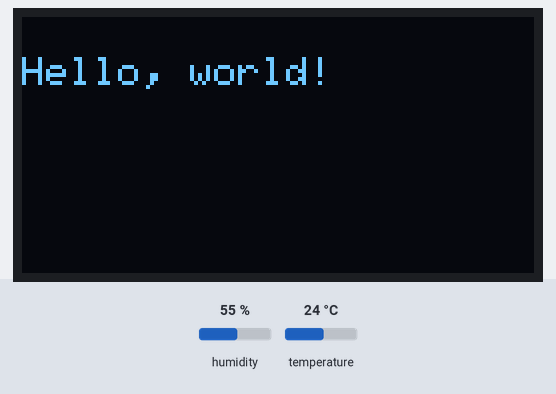
Bench run of a sketch on a simulated ESP8266 (NodeMCU). Shown: 128×64 one-colour display. The inputs (shaded band) are chosen by the test bench; at power-on: humidity 55 %, temperature 24 °C. WiFi joins after 1.5 s; servers stay silent unless stated; what the sketch prints to the serial monitor is not drawn.

Above: at 5.6 s.
At 8.3 s:
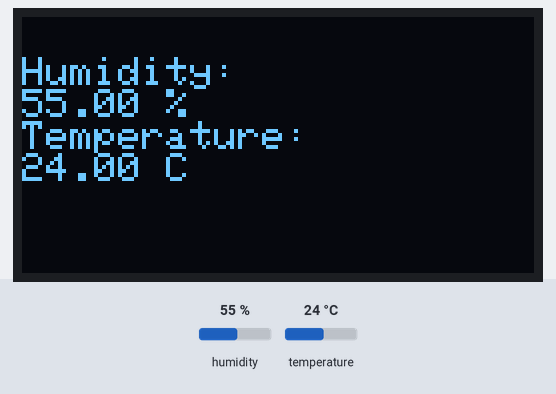
8.4 s: humidity set to 22 %
At 11.0 s:
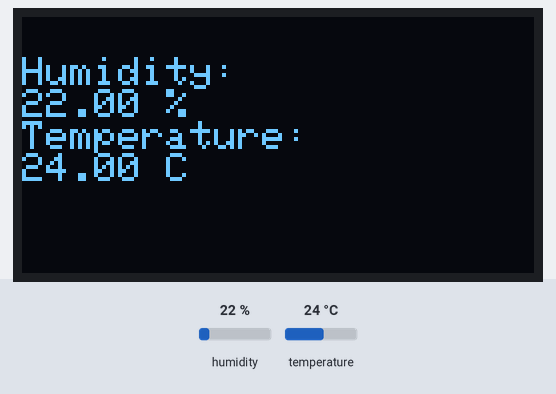
11.3 s: temperature set to 12 °C
At 12.6 s:
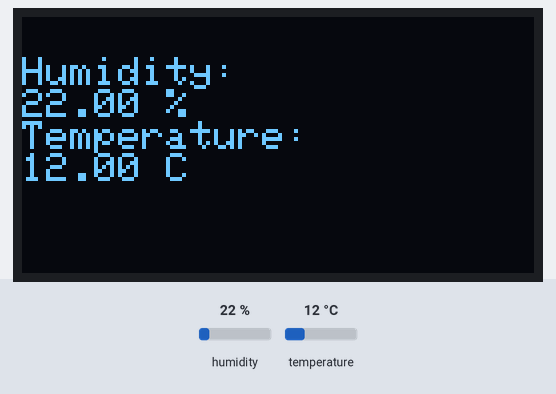
13.4 s: humidity set to 40 %
At 15.3 s:
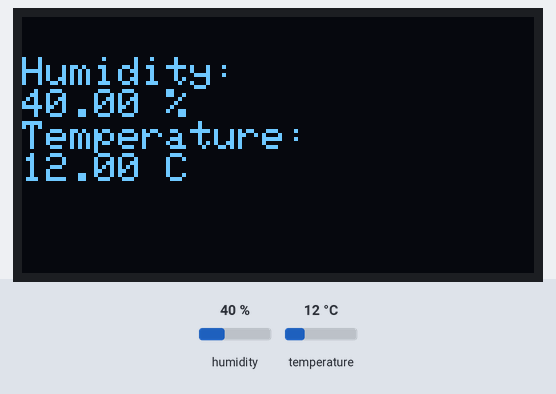
15.6 s: temperature set to 19 °C
Timing chart, 0 to 18.6 s (numbered marks = the images above; inputs shaded):
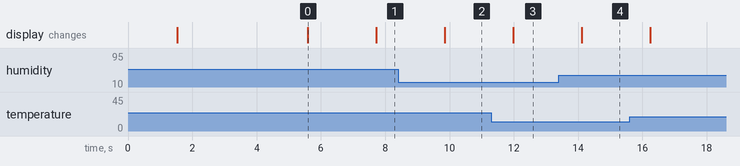

The sketch:

HelloServer.ino
```cpp
// Import required libraries
#include <ESP8266WiFi.h>
#include <WiFiClient.h>
#include "ESPAsyncWebServer.h"
#include <Adafruit_Sensor.h>
#include <DHT.h>
#include <Wire.h>
#include <Adafruit_GFX.h>
#include <Adafruit_SSD1306.h>

// Replace with your network credentials
const char *ssid = "SSID";
const char *password = "PASSWORD";

#define DHTPIN 12 // Digital pin connected to the DHT sensor

// Uncomment the type of sensor in use:
//#define DHTTYPE    DHT11     // DHT 11
#define DHTTYPE DHT22 // DHT 22 (AM2302)
//#define DHTTYPE    DHT21     // DHT 21 (AM2301)

DHT dht(DHTPIN, DHTTYPE);

#define SCREEN_WIDTH 128 // OLED display width, in pixels
#define SCREEN_HEIGHT 64 // OLED display height, in pixels

// Declaration for an SSD1306 display connected to I2C (SDA, SCL pins)
Adafruit_SSD1306 display(SCREEN_WIDTH, SCREEN_HEIGHT, &Wire, -1);

// Create AsyncWebServer object on port 80
AsyncWebServer server1(80);

String readDHTTemperature()
{
  // Sensor readings may also be up to 2 seconds 'old' (its a very slow sensor)
  // Read temperature as Celsius (the default)
  float t = dht.readTemperature();
  // Read temperature as Fahrenheit (isFahrenheit = true)
  //float t = dht.readTemperature(true);
  // Check if any reads failed and exit early (to try again).
  if (isnan(t))
  {
    return "--";
  }
  else
  {
    return String(t);
  }
}

String readDHTHumidity()
{
  // Sensor readings may also be up to 2 seconds 'old' (its a very slow sensor)
  float h = dht.readHumidity();
  if (isnan(h))
  {
    return "--";
  }
  else
  {
    return String(h);
  }
}

const char index_html[] PROGMEM = R"rawliteral(
<!DOCTYPE HTML><html>
<head>
  <meta name="viewport" content="width=device-width, initial-scale=1">
  <link rel="stylesheet" href="https://use.fontawesome.com/releases/v5.7.2/css/all.css" integrity="sha384-fnmOCqbTlWIlj8LyTjo7mOUStjsKC4pOpQbqyi7RrhN7udi9RwhKkMHpvLbHG9Sr" crossorigin="anonymous">
  <style>
    html {
     font-family: Arial;
     display: inline-block;
     margin: 0px auto;
     text-align: center;
    }
    h2 { font-size: 3.0rem; }
    p { font-size: 3.0rem; }
    .units { font-size: 1.2rem; }
    .dht-labels{
      font-size: 1.5rem;
      vertical-align:middle;
      padding-bottom: 15px;
    }
  </style>
</head>
<body>
  <h2>ESP32 DHT Server</h2>
  <p>
    <i class="fas fa-thermometer-half" style="color:#059e8a;"></i>
    <span class="dht-labels">Temperature</span>
    <span id="temperature">%TEMPERATURE%</span>
    <sup class="units">&deg;C</sup>
  </p>
  <p>
    <i class="fas fa-tint" style="color:#00add6;"></i>
    <span class="dht-labels">Humidity</span>
    <span id="humidity">%HUMIDITY%</span>
    <sup class="units">%</sup>
  </p>
</body>
<script>
setInterval(function ( ) {
  var xhttp = new XMLHttpRequest();
  xhttp.onreadystatechange = function() {
    if (this.readyState == 4 && this.status == 200) {
      document.getElementById("temperature").innerHTML = this.responseText;
    }
  };
  xhttp.open("GET", "/temperature", true);
  xhttp.send();
}, 10000 ) ;

setInterval(function ( ) {
  var xhttp = new XMLHttpRequest();
  xhttp.onreadystatechange = function() {
    if (this.readyState == 4 && this.status == 200) {
      document.getElementById("humidity").innerHTML = this.responseText;
    }
  };
  xhttp.open("GET", "/humidity", true);
  xhttp.send();
}, 10000 ) ;
</script>
</html>)rawliteral";

// Replaces placeholder with DHT values
String processor(const String &var)
{
  //Serial.println(var);
  if (var == "TEMPERATURE")
  {
    return readDHTTemperature();
  }
  else if (var == "HUMIDITY")
  {
    return readDHTHumidity();
  }
  return String();
}

void setup()
{
  Serial.begin(115200);

  dht.begin();

  WiFi.begin(ssid, password);

  while (WiFi.status() != WL_CONNECTED)
  {
    delay(500);
    Serial.println("Connecting to WiFi..");
  }

  Serial.println("");
  Serial.print("Connected to ");
  Serial.println(ssid);
  Serial.print("IP address: ");
  Serial.println(WiFi.localIP());

  if (!display.begin(SSD1306_SWITCHCAPVCC, 0x3C))
  {
    Serial.println("SSD1306 allocation failed");
    for (;;)
      ;
  }
  delay(2000);

  if (!display.begin(SSD1306_SWITCHCAPVCC, 0x3C))
  { // Address 0x3D for 128x64
    Serial.println(F("SSD1306 allocation failed"));
    for (;;)
      ;
  }
  delay(2000);
  display.clearDisplay();
  display.setTextSize(1.5);
  display.setTextColor(WHITE);
  display.setCursor(0, 10);
  // Display static text
  display.println("Hello, world!");
  display.display();

  server1.on("/", HTTP_GET, [](AsyncWebServerRequest *request) {
    request->send_P(200, "text/html", index_html, processor);
  });

  server1.on("/temperature", HTTP_GET, [](AsyncWebServerRequest *request) {
    request->send_P(200, "text/plain", readDHTTemperature().c_str());
  });
  server1.on("/humidity", HTTP_GET, [](AsyncWebServerRequest *request) {
    request->send_P(200, "text/plain", readDHTHumidity().c_str());
  });

  server1.begin();
  Serial.print("Servers started");
}
int timeSinceLastRead = 0;
void loop()
{
  // Report every 2 seconds.
  if (timeSinceLastRead > 2000)
  {
    // Reading temperature or humidity takes about 250 milliseconds!
    // Sensor readings may also be up to 2 seconds 'old' (its a very slow sensor)
    String h = readDHTHumidity();
    // Read temperature as Celsius (the default)
    String t = readDHTTemperature();

    // Check if any reads failed and exit early (to try again).
    if (h == "--" || t == "--")
    {
      Serial.println("Failed to read from DHT sensor!");
      timeSinceLastRead = 0;
      return;
    }

    Serial.print("Humidity: ");
    Serial.print(h);
    Serial.print(" %\t");

    Serial.print("Temperature: ");
    Serial.print(t);
    Serial.println(" *C ");

    display.clearDisplay();
    display.setCursor(0, 10);
    display.println("Humidity: ");
    display.println(h + " %");
    display.println("Temperature: ");
    display.println(t + " C");
    display.display();

    timeSinceLastRead = 0;
  }
  delay(100);
  timeSinceLastRead += 100;
}
```

Measured:
- after the input at 8.4 s, the display: changes after 1.5 s (image 2)
- after the input at 11.3 s, the display: changes after 0.68 s (image 3)
- after the input at 13.4 s, the display: changes after 0.71 s (image 4)
- what the display in image 0 shows lasts 2.1 s, from 5.6 s to 7.7 s
